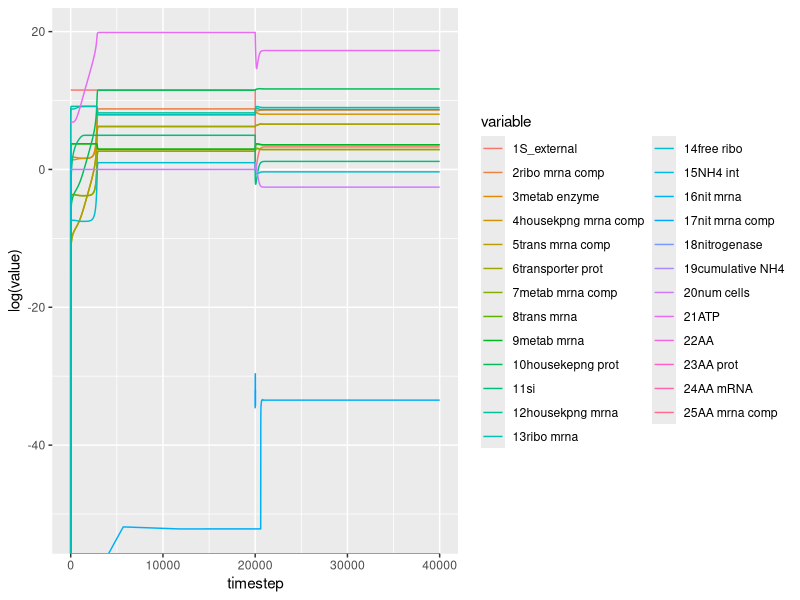
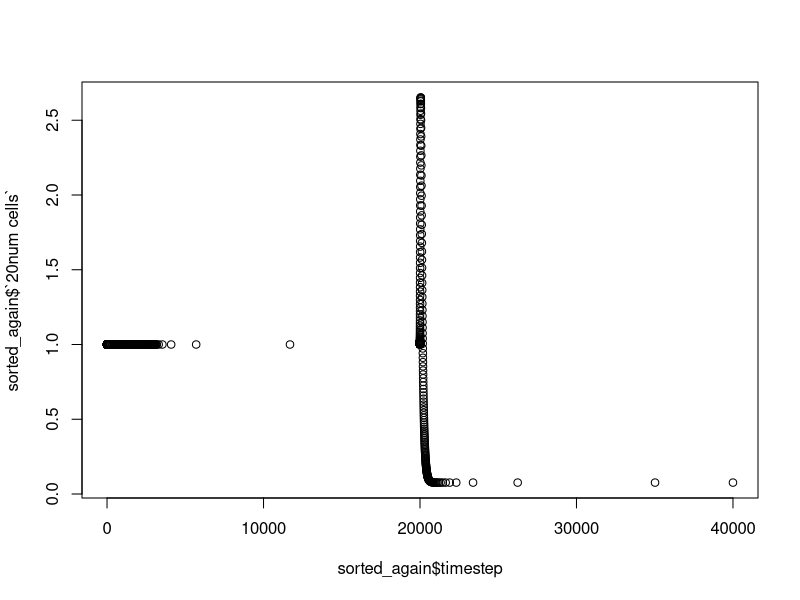
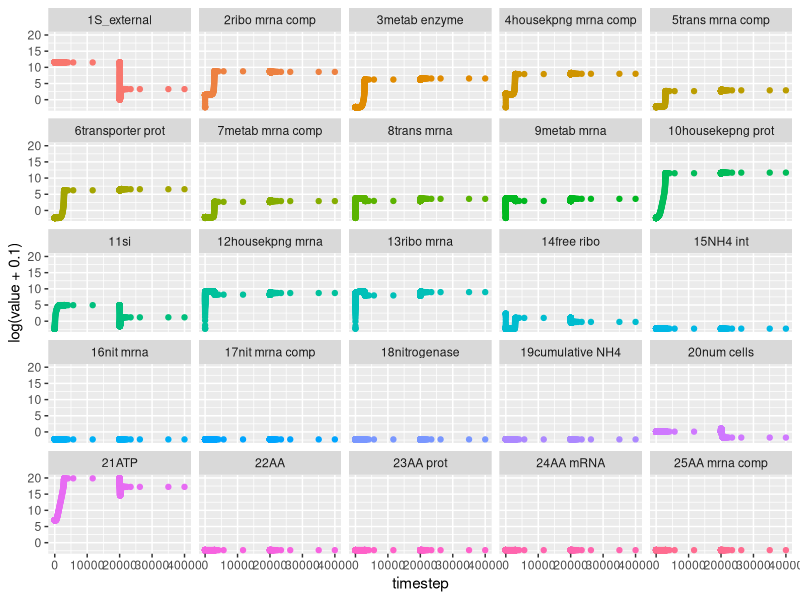

Recreate these plots in R, in order.
rm(list=ls())
graphics.off()

library(ggplot2)
library(reshape2)
library(gridExtra)
library(cowplot)

#Plotted and saved model k_cat_AA: 0.01 k_a_NH4: 0.01k_a: 0.01k_NH4: 0.01k_a_AA: 0.01k_NH4_AA: 0.01k_ribo_a: 100.0k_ribo_AA: 0.01k_ribo_a_AA: 0.01k_ribo_AA_a: 100.0

# raw_data= read.csv("../data/high-AA-results-k_AA_0.01k_a_NH40.01k_a0.01k_NH40.01k_a_AA0.01k_NH4_AA0.01k_ribo_a0.01k_ribo_AA0.01k_ribo_a_AA0.01k_ribo_AA_a1.0.csv")
# raw_data = read.csv("../data/high-AA-results-k_AA_0.01k_a_NH40.01k_a0.01k_NH40.01k_a_AA0.01k_NH4_AA0.01k_ribo_a100.0k_ribo_AA100.0k_ribo_a_AA100.0k_ribo_AA_a100.0.csv")
# raw_data= read.csv("../data/high-AA-results-k_AA_0.01k_a_NH40.01k_a0.01k_NH40.01k_a_AA0.01k_NH4_AA0.01k_ribo_a0.01k_ribo_AA0.01k_ribo_a_AA0.01k_ribo_AA_a10000.0.csv")
raw_data= read.csv("reduced-model-output.csv")


raw_data = raw_data[,-c(1)]
sorted_data= raw_data[,order(names(raw_data))]
colnames(sorted_data)<- substring(names(sorted_data),6)

sorted_again<-sorted_data[,c("tamp","1","2","3","4","5","6","7","8","9","10","11","12","13","14","15","16","17","18","19","20","21","22","23","24","25")]
colnames(sorted_again)= c("timestep","1S_external","2ribo mrna comp","3metab enzyme","4housekpng mrna comp","5trans mrna comp","6transporter prot","7metab mrna comp","8trans mrna","9metab mrna","10housekepng prot","11si","12housekpng mrna","13ribo mrna","14free ribo","15NH4 int","16nit mrna","17nit mrna comp","18nitrogenase","19cumulative NH4","20num cells","21ATP","22AA","23AA prot","24AA mRNA","25AA mrna comp")

melted_data<- melt(sorted_again, id.var="timestep")
melted_data['log_molecules']= log(melted_data['value']+0.1)

plt = ggplot(data = melted_data, aes(x = timestep, y = log(value)))+geom_line(aes(color = variable))
# plt2=ggplot(data = melted_data, aes(x = timestep, y = log_molecules))+geom_line(aes(color = variable))
plt
# plt2
plot(y=sorted_again$`20num cells`,x= sorted_again$timestep)

plt3 = ggplot(data = melted_data, aes(x = timestep, y = log(value+0.1))) +theme(legend.position = "none")+geom_point(aes(color = variable))+ facet_wrap(~ variable, ncol = 5)
plt3


# par(mfcol=c(4,1))
# params_data = read.csv("../data/high-AA-params-file-0.01-0.01-0.01-0.01-0.01-0.01-0.01-0.01-0.01-1.0.csv")
# #AA_3= raw_data[raw_data$timestamp>20000,]
# plot(y= raw_data$value22, x=raw_data$timestamp, ylab = "num of AA (k_ribo_AA_a:1.0)")
# plot(params_data$new_AA, ylab = "num of AA produced")
# plot(params_data$AA_prot, ylab ="AA proteins")
# plot(params_data$AA_req, ylab = "AA requirement")